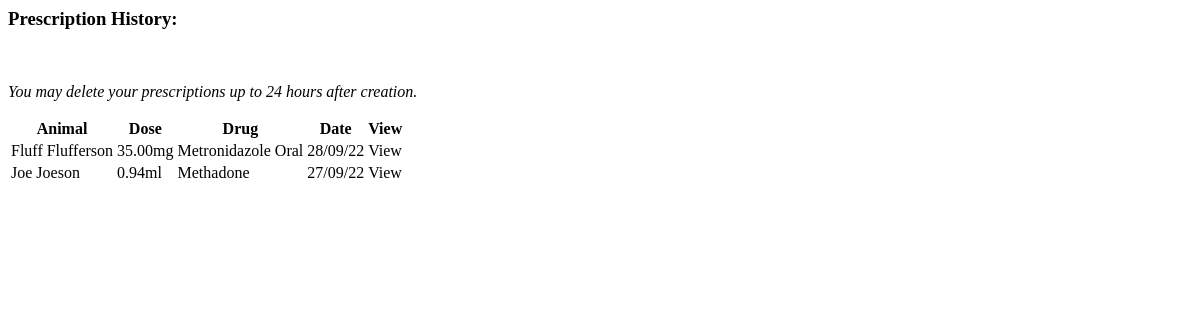
/prescriptions/vet-prescrip/ (signed in), run on an earlier commit of the app's database.
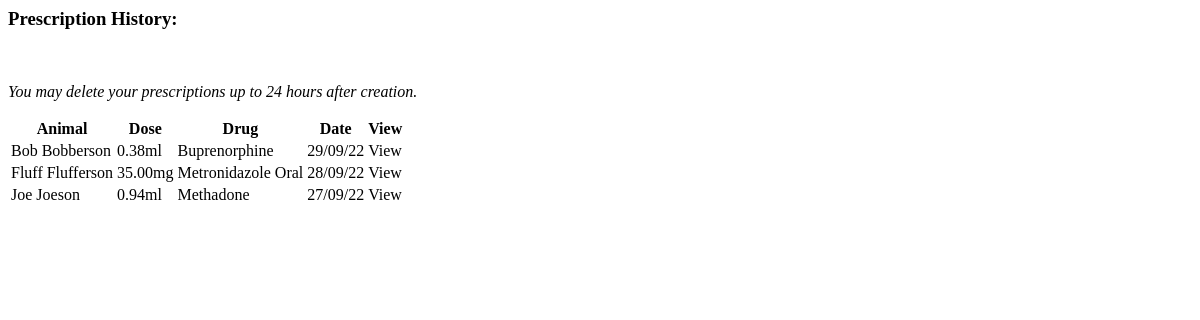
And on a later commit of the database.
### prescriptions/models.py (models this page shows, shortened)
class Prescription(models.Model):
    animal = models.ForeignKey(Record, on_delete=models.CASCADE, default=1)
    animal_weight = models.DecimalField(max_digits=5, decimal_places=2, blank=True, null=True)
    vet = models.ForeignKey(Vet, on_delete=models.CASCADE, default=1)
    drug = models.ForeignKey(Drug, on_delete=models.PROTECT, default=None)
    drug_dose = models.DecimalField(max_digits=4, decimal_places=2, blank=True, null=True)
    dose = models.DecimalField(max_digits=5, decimal_places=2, blank=True, null=True)
    measure = models.CharField(max_length=2, blank=True)
    frequency = models.CharField(max_length=10, choices=FREQUENCY, blank=True)
    length = models.PositiveIntegerField(default=0, blank=True)
    route = models.CharField(max_length=8, blank=True)
    date = models.DateTimeField(auto_now_add=True)
    class Meta:
        ordering = ['-date']

class Drug(models.Model):
    name = models.CharField(max_length=50)
    dose = models.DecimalField(max_digits=4, decimal_places=2)
    measure = models.CharField(max_length=2, choices=MEASURE)
    category = models.CharField(max_length=20, choices=CATEGORIES)
    route = models.CharField(max_length=8, choices=ROUTES)
    warnings = models.CharField(max_length=300)
    def __str__(self):
        return self.name
    class Meta:
        ordering = ['name']

### records/models.py (models this page shows)
class Record(models.Model):
    name = models.CharField(max_length=50)
    surname = models.CharField(max_length=50)
    date_of_birth = models.DateField()
    species = models.CharField(choices=SPECIES, max_length=10)
    breed = models.CharField(max_length=50)
    sex = models.CharField(choices=SEX, max_length=10)
    weight = models.DecimalField(max_digits=5, decimal_places=2)
    note = models.CharField(max_length=300, blank=True)
    def __str__(self):
        return self.name + " " + self.surname
    class Meta:
        ordering = ['surname']
        unique_together = ['name', 'surname', 'date_of_birth', 'species', 'breed', 'sex']

### prescriptions/views.py (the view)
# urls.py: path('vet-prescrip/', views.vet_prescrip, name='vet_prescrip'),
def vet_prescrip(request):
    prescrip_list = Prescription.objects.filter(vet=request.user).all()
    context = {'prescrip_list': prescrip_list}
    return render(request, 'prescriptions/list_prescrip_vet.html', context)

### prescriptions/templates/prescriptions/list_prescrip_vet.html (shortened to what this page needs)
<h3 class="subheadings">Prescription History:</h3>
<p><em>You may delete your prescriptions up to 24 hours after creation.</em></p>
<div class="prescrip-contain">
    <table>
        <thead>
            <th>Animal</th>
            <th class="lg-prescrip">Dose</th>
            <th class="lg-prescrip">Drug</th>
            <th>Date</th>
            <th>View</th>
        </thead>
        <tbody>
            {% for prescription in prescrip_list %}
            <tr>
                <td>{{ prescription.animal }}</td>
                <td class="lg-prescrip">{{ prescription.dose }}{{ prescription.measure }}</td>
                <td class="lg-prescrip">{{ prescription.drug }}</td>
                <td>{{ prescription.date|date:'d/m/y' }}</td>
                <td><a hx-get="{% url 'prescriptions:detail_prescrip' prescrip_id=prescription.id %}"
                        hx-target="#modal-dialog" class="pet-links" aria-label="View prescription">View</a></td>
            </tr>
        </tbody>
        {% empty %}
        <p>No prescriptions</p>
        {% endfor %}
    </table>
</div>

What changed in the data, as far as the page shows it:
added Prescription: animal "Bob Bobberson", dose "0.38", measure "ml", drug "Buprenorphine", date "29/09/22"
